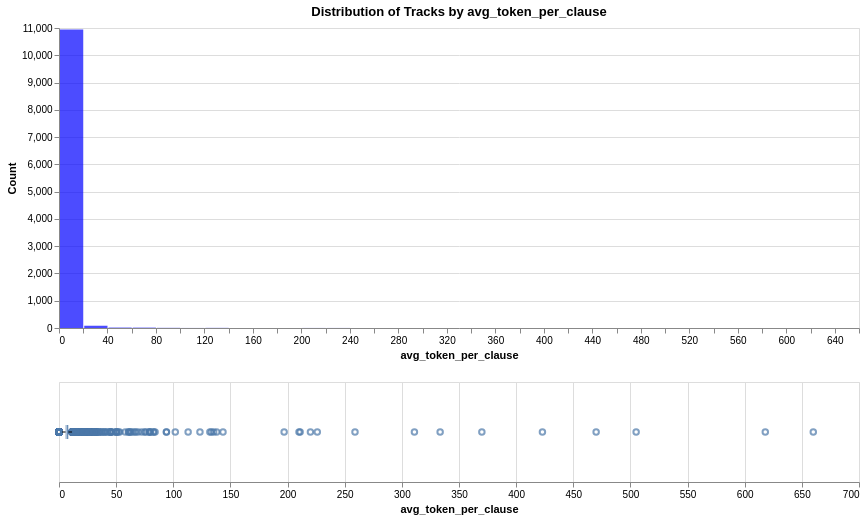

Here is the notebook cell this chart was saved with:
### Markdown cell above
## avg_token_per_clause

### Code cell
analyze_distribution(df_tracks, 'avg_token_per_clause', 'avg_token_per_clause', 'blue')

### Figure 1 — Vega specification as saved in the notebook (floating-point values rounded to 4 significant figures; data arrays with more than 128 entries replaced by an {"elided": "..."} marker saying what was removed)
{"$schema": "https://vega.github.io/schema/vega/v5.json", "data": [{"name": "source_0"}, {"name": "data_0", "values": [{"__count": 10949, "bin_maxbins_10_avg_token_per_clause": 0.0, "bin_maxbins_10_avg_token_per_clause_end": 100.0, "bin_maxbins_40_avg_token_per_clause": 0.0, "bin_maxbins_40_avg_token_per_clause_end": 20.0}, {"__count": 83, "bin_maxbins_10_avg_token_per_clause": 0.0, "bin_maxbins_10_avg_token_per_clause_end": 100.0, "bin_maxbins_40_avg_token_per_clause": 20.0, "bin_maxbins_40_avg_token_per_clause_end": 40.0}, {"__count": 16, "bin_maxbins_10_avg_token_per_clause": 0.0, "bin_maxbins_10_avg_token_per_clause_end": 100.0, "bin_maxbins_40_avg_token_per_clause": 40.0, "bin_maxbins_40_avg_token_per_clause_end": 60.0}, {"__count": 14, "bin_maxbins_10_avg_token_per_clause": 0.0, "bin_maxbins_10_avg_token_per_clause_end": 100.0, "bin_maxbins_40_avg_token_per_clause": 60.0, "bin_maxbins_40_avg_token_per_clause_end": 80.0}, {"__count": 5, "bin_maxbins_10_avg_token_per_clause": 100.0, "bin_maxbins_10_avg_token_per_clause_end": 200.0, "bin_maxbins_40_avg_token_per_clause": 120.0, "bin_maxbins_40_avg_token_per_clause_end": 140.0}, {"__count": 6, "bin_maxbins_10_avg_token_per_clause": 0.0, "bin_maxbins_10_avg_token_per_clause_end": 100.0, "bin_maxbins_40_avg_token_per_clause": 80.0, "bin_maxbins_40_avg_token_per_clause_end": 100.0}, {"__count": 2, "bin_maxbins_10_avg_token_per_clause": 200.0, "bin_maxbins_10_avg_token_per_clause_end": 300.0, "bin_maxbins_40_avg_token_per_clause": 200.0, "bin_maxbins_40_avg_token_per_clause_end": 220.0}, {"__count": 2, "bin_maxbins_10_avg_token_per_clause": 100.0, "bin_maxbins_10_avg_token_per_clause_end": 200.0, "bin_maxbins_40_avg_token_per_clause": 100.0, "bin_maxbins_40_avg_token_per_clause_end": 120.0}, {"__count": 1, "bin_maxbins_10_avg_token_per_clause": 400.0, "bin_maxbins_10_avg_token_per_clause_end": 500.0, "bin_maxbins_40_avg_token_per_clause": 420.0, "bin_maxbins_40_avg_token_per_clause_end": 440.0}, {"__count": 2, "bin_maxbins_10_avg_token_per_clause": 200.0, "bin_maxbins_10_avg_token_per_clause_end": 300.0, "bin_maxbins_40_avg_token_per_clause": 220.0, "bin_maxbins_40_avg_token_per_clause_end": 240.0}, {"__count": 1, "bin_maxbins_10_avg_token_per_clause": 100.0, "bin_maxbins_10_avg_token_per_clause_end": 200.0, "bin_maxbins_40_avg_token_per_clause": 140.0, "bin_maxbins_40_avg_token_per_clause_end": 160.0}, {"__count": 1, "bin_maxbins_10_avg_token_per_clause": 200.0, "bin_maxbins_10_avg_token_per_clause_end": 300.0, "bin_maxbins_40_avg_token_per_clause": 240.0, "bin_maxbins_40_avg_token_per_clause_end": 260.0}, {"__count": 1, "bin_maxbins_10_avg_token_per_clause": 300.0, "bin_maxbins_10_avg_token_per_clause_end": 400.0, "bin_maxbins_40_avg_token_per_clause": 320.0, "bin_maxbins_40_avg_token_per_clause_end": 340.0}, {"__count": 1, "bin_maxbins_10_avg_token_per_clause": 400.0, "bin_maxbins_10_avg_token_per_clause_end": 500.0, "bin_maxbins_40_avg_token_per_clause": 460.0, "bin_maxbins_40_avg_token_per_clause_end": 480.0}, {"__count": 1, "bin_maxbins_10_avg_token_per_clause": 500.0, "bin_maxbins_10_avg_token_per_clause_end": 600.0, "bin_maxbins_40_avg_token_per_clause": 500.0, "bin_maxbins_40_avg_token_per_clause_end": 520.0}, {"__count": 1, "bin_maxbins_10_avg_token_per_clause": 100.0, "bin_maxbins_10_avg_token_per_clause_end": 200.0, "bin_maxbins_40_avg_token_per_clause": 180.0, "bin_maxbins_40_avg_token_per_clause_end": 200.0}, {"__count": 1, "bin_maxbins_10_avg_token_per_clause": 300.0, "bin_maxbins_10_avg_token_per_clause_end": 400.0, "bin_maxbins_40_avg_token_per_clause": 300.0, "bin_maxbins_40_avg_token_per_clause_end": 320.0}, {"__count": 1, "bin_maxbins_10_avg_token_per_clause": 600.0, "bin_maxbins_10_avg_token_per_clause_end": 700.0, "bin_maxbins_40_avg_token_per_clause": 640.0, "bin_maxbins_40_avg_token_per_clause_end": 660.0}, {"__count": 1, "bin_maxbins_10_avg_token_per_clause": 300.0, "bin_maxbins_10_avg_token_per_clause_end": 400.0, "bin_maxbins_40_avg_token_per_clause": 360.0, "bin_maxbins_40_avg_token_per_clause_end": 380.0}, {"__count": 1, "bin_maxbins_10_avg_token_per_clause": 600.0, "bin_maxbins_10_avg_token_per_clause_end": 700.0, "bin_maxbins_40_avg_token_per_clause": 600.0, "bin_maxbins_40_avg_token_per_clause_end": 620.0}]}, {"name": "data_1"}, {"name": "data_2", "values": {"elided": "731 records"}}, {"name": "data_3"}, {"name": "data_4", "values": [{"lower_box_avg_token_per_clause": 5.859, "lower_whisker_avg_token_per_clause": 2.714, "max_avg_token_per_clause": 11.43}]}, {"name": "data_5", "values": [{"max_avg_token_per_clause": 11.43, "upper_box_avg_token_per_clause": 8.091, "upper_whisker_avg_token_per_clause": 11.43}]}, {"name": "data_6"}, {"name": "data_7", "values": [{"lower_box_avg_token_per_clause": 5.859, "max_avg_token_per_clause": 660.0, "upper_box_avg_token_per_clause": 8.091}]}, {"name": "data_8", "values": [{"lower_box_avg_token_per_clause": 5.859, "max_avg_token_per_clause": 660.0, "mid_box_avg_token_per_clause": 6.764, "upper_box_avg_token_per_clause": 8.091}]}, {"name": "data_0_concat_0_y_domain___count", "values": [{"min": 1, "max": 10949}]}], "signals": [{"name": "concat_0_bin_maxbins_40_avg_token_per_clause_bins", "value": {"fields": ["avg_token_per_clause"], "fname": "bin_avg_token_per_clause", "start": 0.0, "step": 20.0, "stop": 660.0}}, {"name": "concat_0_height", "value": 300}, {"name": "concat_1_height", "value": 100}], "marks": [{"type": "group", "name": "concat_0_group", "encode": {"update": {"width": {"signal": "width"}, "height": {"signal": "concat_0_height"}}}, "marks": [{"type": "rect", "name": "concat_0_marks", "from": {"data": "data_0"}, "encode": {"update": {"opacity": {"value": 0.7}, "x": {"field": "bin_maxbins_40_avg_token_per_clause_end", "scale": "concat_0_x", "offset": {"signal": "0.5 + (abs(scale(\"concat_0_x\", datum[\"bin_maxbins_40_avg_token_per_clause_end\"]) - scale(\"concat_0_x\", datum[\"bin_maxbins_40_avg_token_per_clause\"])) < 0.25 ? 0.5 * (0.25 - (abs(scale(\"concat_0_x\", datum[\"bin_maxbins_40_avg_token_per_clause_end\"]) - scale(\"concat_0_x\", datum[\"bin_maxbins_40_avg_token_per_clause\"])))) : -0.5)"}}, "y": {"field": "__count", "scale": "concat_0_y"}, "y2": {"value": 0, "scale": "concat_0_y"}, "x2": {"field": "bin_maxbins_40_avg_token_per_clause", "scale": "concat_0_x", "offset": {"signal": "0.5 + (abs(scale(\"concat_0_x\", datum[\"bin_maxbins_40_avg_token_per_clause_end\"]) - scale(\"concat_0_x\", datum[\"bin_maxbins_40_avg_token_per_clause\"])) < 0.25 ? -0.5 * (0.25 - (abs(scale(\"concat_0_x\", datum[\"bin_maxbins_40_avg_token_per_clause_end\"]) - scale(\"concat_0_x\", datum[\"bin_maxbins_40_avg_token_per_clause\"])))) : 0.5)"}}, "tooltip": {"signal": "{\"avg_token_per_clause (binned)\": !isValid(datum[\"bin_maxbins_10_avg_token_per_clause\"]) || !isFinite(+datum[\"bin_maxbins_10_avg_token_per_clause\"]) ? \"null\" : format(datum[\"bin_maxbins_10_avg_token_per_clause\"], \"\") + \" – \" + format(datum[\"bin_maxbins_10_avg_token_per_clause_end\"], \"\"), \"Count of Records\": format(datum[\"__count\"], \"\")}"}, "fill": {"value": "blue"}}}, "style": ["bar"]}], "axes": [{"scale": "concat_0_y", "ticks": false, "aria": false, "grid": true, "tickCount": {"signal": "ceil(concat_0_height/40)"}, "minExtent": 0, "maxExtent": 0, "orient": "left", "labels": false, "domain": false, "gridScale": "concat_0_x", "zindex": 0}, {"scale": "concat_0_x", "orient": "bottom", "zindex": 0, "title": "avg_token_per_clause", "labelOverlap": true, "tickCount": {"signal": "ceil(width/10)"}, "grid": false, "labelFlush": true}, {"scale": "concat_0_y", "labelOverlap": true, "tickCount": {"signal": "ceil(concat_0_height/40)"}, "title": "Count", "zindex": 0, "orient": "left", "grid": false}], "title": {"text": "Distribution of Tracks by avg_token_per_clause", "frame": "group"}, "style": "cell"}, {"type": "group", "name": "concat_1_group", "encode": {"update": {"height": {"signal": "concat_1_height"}, "width": {"signal": "width"}}}, "signals": [{"name": "height", "update": "concat_1_height"}], "marks": [{"type": "symbol", "name": "concat_1_layer_0_layer_0_marks", "from": {"data": "data_2"}, "encode": {"update": {"fill": {"value": "transparent"}, "y": {"signal": "concat_1_height", "mult": 0.5}, "stroke": {"value": "#4c78a8"}, "x": {"field": "avg_token_per_clause", "scale": "concat_1_x"}, "opacity": {"value": 0.7}}}, "style": ["point", "boxplot-outliers"]}, {"type": "rule", "name": "concat_1_layer_0_layer_1_layer_0_marks", "from": {"data": "data_4"}, "encode": {"update": {"stroke": {"value": "black"}, "tooltip": {"signal": "format(datum[\"max_avg_token_per_clause\"], \"\")"}, "x": {"field": "lower_whisker_avg_token_per_clause", "scale": "concat_1_x"}, "x2": {"field": "lower_box_avg_token_per_clause", "scale": "concat_1_x"}, "y": {"signal": "concat_1_height", "mult": 0.5}}}, "style": ["rule", "boxplot-rule"], "aria": false}, {"type": "rule", "name": "concat_1_layer_0_layer_1_layer_1_marks", "from": {"data": "data_5"}, "encode": {"update": {"stroke": {"value": "black"}, "x2": {"field": "upper_whisker_avg_token_per_clause", "scale": "concat_1_x"}, "x": {"field": "upper_box_avg_token_per_clause", "scale": "concat_1_x"}, "y": {"signal": "concat_1_height", "mult": 0.5}, "tooltip": {"signal": "format(datum[\"max_avg_token_per_clause\"], \"\")"}}}, "style": ["rule", "boxplot-rule"], "aria": false}, {"type": "rect", "name": "concat_1_layer_1_layer_0_marks", "from": {"data": "data_7"}, "encode": {"update": {"fill": {"value": "#4c78a8"}, "x2": {"field": "upper_box_avg_token_per_clause", "scale": "concat_1_x"}, "x": {"field": "lower_box_avg_token_per_clause", "scale": "concat_1_x"}, "yc": {"signal": "concat_1_height", "mult": 0.5}, "tooltip": {"signal": "format(datum[\"max_avg_token_per_clause\"], \"\")"}, "height": {"value": 14}}}, "style": ["bar", "boxplot-box"]}, {"type": "rect", "name": "concat_1_layer_1_layer_1_marks", "from": {"data": "data_8"}, "encode": {"update": {"width": {"value": 1}, "opacity": {"value": 0.7}, "fill": [{"value": "#4c78a8", "test": "datum['lower_box_avg_token_per_clause'] >= datum['upper_box_avg_token_per_clause']"}, {"value": "white"}], "yc": {"signal": "concat_1_height", "mult": 0.5}, "tooltip": {"signal": "format(datum[\"max_avg_token_per_clause\"], \"\")"}, "xc": {"field": "mid_box_avg_token_per_clause", "scale": "concat_1_x"}, "height": {"value": 14}}}, "aria": false, "style": ["tick", "boxplot-median"]}], "axes": [{"scale": "concat_1_x", "grid": true, "maxExtent": 0, "ticks": false, "labels": false, "zindex": 0, "aria": false, "domain": false, "orient": "bottom", "minExtent": 0, "tickCount": {"signal": "ceil(width/40)"}}, {"scale": "concat_1_x", "grid": false, "labelOverlap": true, "orient": "bottom", "tickCount": {"signal": "ceil(width/40)"}, "title": "avg_token_per_clause", "labelFlush": true, "zindex": 0}], "style": "cell"}], "scales": [{"name": "concat_0_x", "type": "linear", "domain": {"signal": "[concat_0_bin_maxbins_40_avg_token_per_clause_bins.start, concat_0_bin_maxbins_40_avg_token_per_clause_bins.stop]"}, "range": [0, {"signal": "width"}], "bins": {"signal": "concat_0_bin_maxbins_40_avg_token_per_clause_bins"}, "zero": false}, {"name": "concat_0_y", "type": "linear", "domain": [{"signal": "(data(\"data_0_concat_0_y_domain___count\")[0] || {}).min"}, {"signal": "(data(\"data_0_concat_0_y_domain___count\")[0] || {}).max"}], "range": [{"signal": "concat_0_height"}, 0], "nice": true, "zero": true}, {"name": "concat_1_x", "type": "linear", "domain": {"fields": [{"data": "data_2", "field": "avg_token_per_clause"}, {"data": "data_4", "field": "lower_whisker_avg_token_per_clause"}, {"data": "data_4", "field": "lower_box_avg_token_per_clause"}, {"data": "data_5", "field": "upper_box_avg_token_per_clause"}, {"data": "data_5", "field": "upper_whisker_avg_token_per_clause"}, {"data": "data_7", "field": "lower_box_avg_token_per_clause"}, {"data": "data_7", "field": "upper_box_avg_token_per_clause"}, {"data": "data_8", "field": "mid_box_avg_token_per_clause"}]}, "range": [0, {"signal": "width"}], "nice": true, "zero": true}], "background": "white", "width": 800, "padding": 5, "layout": {"padding": 20, "columns": 1, "bounds": "full", "align": "each"}}
